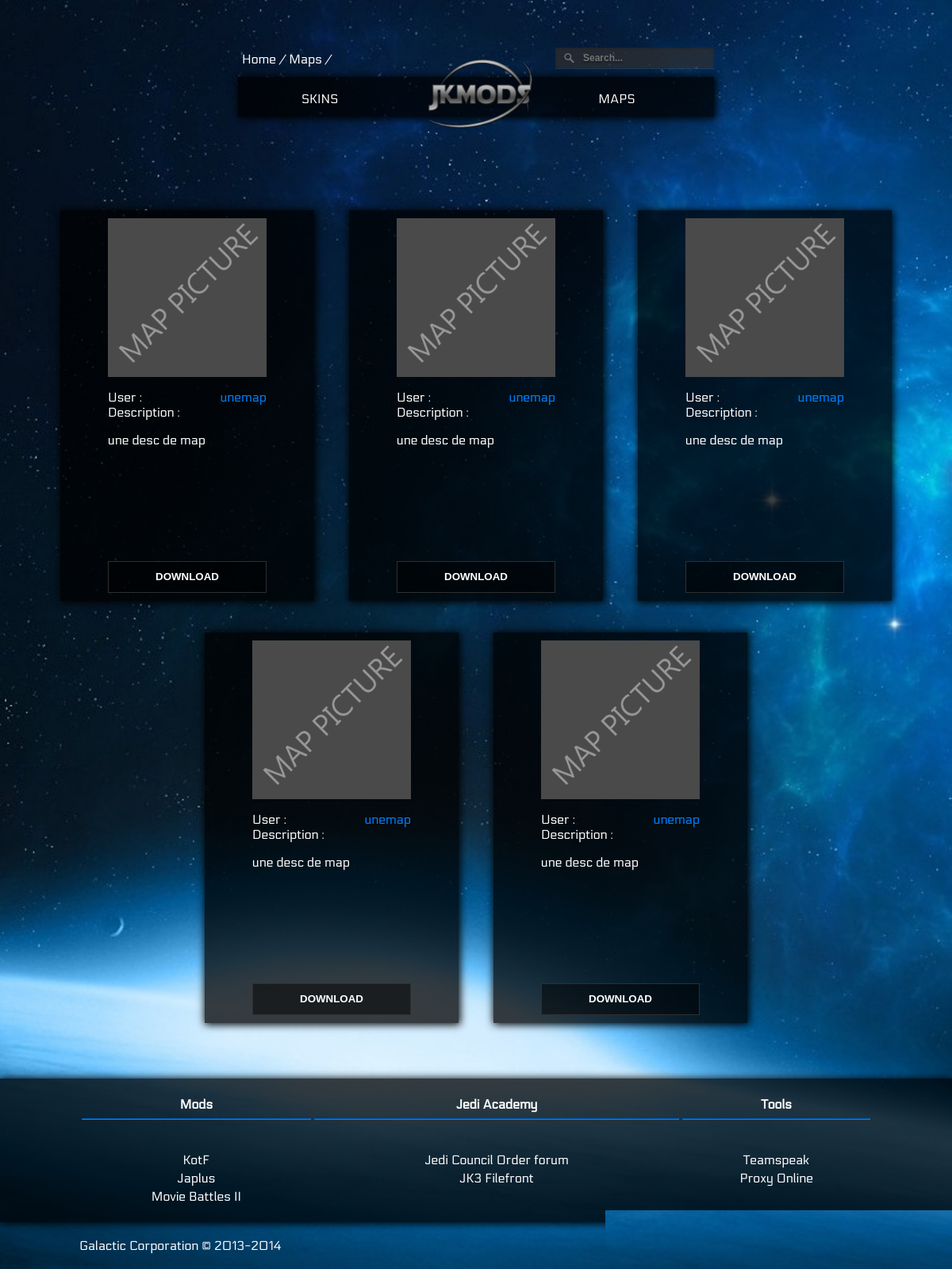
Page /maps.php on the committed database.
### tables this page shows
create table `MOD` (
    `idMOD` INT NOT NULL AUTO_INCREMENT,
    `nameMOD` VARCHAR(15) NOT NULL,
    `descMOD` VARCHAR(100),
    `linkMOD` VARCHAR(100) NOT NULL,
    `picMOD` VARCHAR(100),
    `idTypeMODAssociated` INT NOT NULL,
    PRIMARY KEY (`idMOD`)
);

### maps.php (called while the page is built)
<?php
include 'functions/wrapper.php';
include 'functions/table.php';
include 'functions/item.php';
head("maps","<a href='maps.php'>Maps</a> /");
selectMaps();
footer();
?>

### functions/item.php (the view)
<?php
function item($image,$user,$description,$link) {
	echo ' <div class="article">
            <div class="picture">
                <img src="'.$image.'" width="100%">
            </div>
            <div class="desc">
                <ul>
                    <li>User :
                        <span class="name">'.$user.'</span>
                    </li>
                    <li>Description :
                        <p>'.$description.'</p>
                    </li>
                </ul>
                <a class="downloadlink" href="'.$link.'">
                    <button class="download">DOWNLOAD</button>
                </a>
                </button>
            </div>
        </div>';
}
?>

### functions/wrapper.php
<?php
function head($title,$breadcrumb) {
    echo'<!DOCTYPE html>
<html>
<head>
    <meta charset="utf-8">
    <title>JKMods | Downloads '.$title.'</title>
    <link rel="stylesheet" type="text/css" href="css/style.css">
</head>
<body>
    <div id="content">
        <header>
            <div id="breadcrumb"><a href="index.php">Home</a> / ',$breadcrumb,'</div>
            <form method="get" action="search.php" id="search">
                <input name="q" type="text" size="40" placeholder="Search..." />
            </form>
            <ul id="nav">
                <li><a href="skins.php">SKINS</a>
                </li>
                <li></li>
                <li><a href="maps.php">MAPS</a>
                </li>
            </ul>
            <div id="bandenoir"></div>
            <img id="logo" src="img/logo.png" alt "Galactic Corporation" width="200">
        </header>';
}
function footer() {
    echo' </div>
    <footer>
        <div id="footer">
            <table id="footer-content">
                <tr>
                    <th>Mods
                        <hr>
                    </th>
                    <th>Jedi Academy
                        <hr>
                    </th>
                    <th>Tools
                        <hr>
                    </th>
                </tr>
                <tr>
                    <td><a target="_blank" href="http://kotf.com/">KotF</a>
                    </td>
                    <td><a target="_blank" href="http://councilmembers.forumotion.com">Jedi Council Order forum</a>
                    </td>
                    <td><a target="_blank" href="http://www.teamspeak.com/">Teamspeak</a>
                    </td>
                </tr>
                <tr>
                    <td><a target="_blank" href="http://www.japlus.net/">Japlus</a>
                    </td>
                    <td><a target="_blank" href="http://jediknight3.filefront.com/">JK3 Filefront</a>
                    </td>
                    <td><a target="_blank" href="https://www.zend2.com/">Proxy Online</a>
                    </td>
                </tr>
                <tr>
                    <td><a target="_blank" href="http://www.moviebattles.com/">Movie Battles II</a>
                    </td>
                    <td>
                        <a target="_blank" href=""></a>
                    </td>
                    <td></td>
                </tr>
            </table>
        </div>
        <div id="footer2">Galactic Corporation © 2013-2014</div>
    </footer>
</body>
</html>';
}
?>

### functions/table.php (shortened to what this page needs)
<?php
function selectMaps() {
	include'config.php';
	try {
	$connection=new PDO($serveur, $utilisateur, $motDePasse, $option);
	$select = $connection->query("select * from `MOD` M, TYPEMOD T where M.idTypeMODAssociated = T.idTypeMOD AND M.idTypeMODAssociated = 2");
	}
	catch(PDOException $e) {
    $msg = 'PDO ERROR at' . $e->getFile() . ' L.' . $e->getLine() . ' : ' . $e->getMessage();
    die($msg);
	}
	while ($ligne = $select->fetch() ) {
		$image = $ligne['picMOD'];
		$user = $ligne['nameMOD'];
		$description = $ligne['descMOD'];
		$link = $ligne['linkMOD'];
		item($image,$user,$description,$link);
	}
}
?>

### css/style.css (style rules this page uses)
html { margin: 0; padding: 0; font-family:"Electrolize"; background: url("../img/bg.jpg") no-repeat center center fixed; background-size: cover; background-color: #0080ff; color: white; }
body { margin: 0; padding: 0; }
div#content { max-width: 1300px; min-width: 750px; margin: auto; text-align: center; }
div.article { width: 300px; display: inline-block; margin: 20px; }
div.picture { height: 200px; width: 200px; margin: auto; }
div.desc { width: 200px; text-align: center; margin: auto; }
div.desc p { text-align: justify; }
a { text-decoration: none; color: white; }
a.downloadlink { color: black; }
button.download { width: 100%; height: 40px; background-color: rgba(0,0,0,0.5); color: white; font-weight: bolder; border: 1px #2F2F2F solid; }
section, div.article { background-color: rgba(0, 0, 0, 0.75); box-shadow: black 1px 1px 10px 1px; padding: 10px; }
header { width: 600px; margin: auto; }
#logo { z-index: -10; margin: 64px auto; }
ul#nav { position: absolute; list-style-type: none; margin-top: 55px; margin-bottom: 50px; padding-top: 60px; padding-left: 0; }
ul#nav li { display: inline-block; margin: 0 80px; vertical-align: top; }
#footer { background-color: rgba(0, 0, 0, 0.75); width: 100%; margin-top: 50px; box-shadow: black 1px 1px 10px 1px; padding: 20px 0; }
#footer2 { width: 1000px; margin: 20px auto; }
#footer-content { width: 1000px; margin: auto; text-align: center; }
#footer-content th { padding-bottom: 30px; }
hr { border-color: #0080ff; }
div.article ul { list-style-type: none; text-align: left; padding: 0; height: 200px; }
span { color: #0080ff; }
span.name { float: right; }
div.article ul li p { text-align: justify; }
#search { position: absolute; top: 60px; z-index: 1000; margin-left: 400px; }
#search input[type="text"] { background: url(search-dark.png) no-repeat 10px 6px rgba(47,47,47,0.7); border: 0 none; font: bold 12px Arial,Helvetica,Sans-serif; color: white; width: 150px; padding: 6px 15px 6px 35px; text-shadow: 0 2px 2px rgba(0, 0, 0, 0.3); -webkit-box-shadow: 0 1px 0 rgba(255, 255, 255, 0.1), 0 1px 3px rgba(0, 0, 0, 0.2) inset; -moz-box-shadow: 0 1px 0 rgba(255, 255, 255, 0.1), 0 1px 3px rgba(0, 0, 0, 0.2) inset; box-shadow: 0 1px 0 rgba(255, 255, 255, 0.1), 0 1px 3px rgba(0, 0, 0, 0.2) inset; }
#breadcrumb { position: absolute;; top: 65px; z-index: 1000; margin-left: 5px; }

### rows in the picture
mod: picMOD (picture), nameMOD "unemap", descMOD "une desc de map"
mod: picMOD (picture), nameMOD "unemap", descMOD "une desc de map"
mod: picMOD (picture), nameMOD "unemap", descMOD "une desc de map"
mod: picMOD (picture), nameMOD "unemap", descMOD "une desc de map"
mod: picMOD (picture), nameMOD "unemap", descMOD "une desc de map"

### other values in the picture
$breadcrumb "Maps /"
